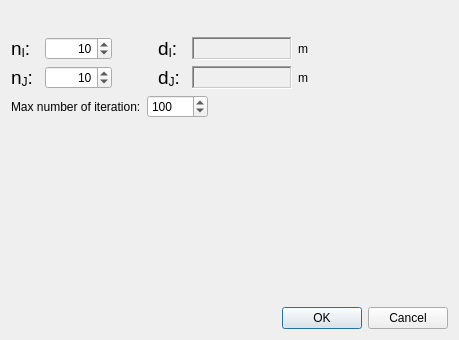
<?xml version="1.0" encoding="UTF-8"?>
<ui version="4.0">
 <class>GridCreatingConditionPoissonGridGenerateDialog</class>
 <widget class="QDialog" name="GridCreatingConditionPoissonGridGenerateDialog">
  <property name="geometry">
   <rect>
    <x>0</x>
    <y>0</y>
    <width>459</width>
    <height>340</height>
   </rect>
  </property>
  <property name="windowTitle">
   <string>Grid Creation</string>
  </property>
  <layout class="QVBoxLayout" name="verticalLayout">
   <item>
    <layout class="QHBoxLayout" name="horizontalLayout_6">
     <item>
      <widget class="QLabel" name="imageLabel">
       <property name="text">
        <string/>
       </property>
       <property name="pixmap">
        <pixmap resource="poisson.qrc">:/libs/gridcreatingcondition/poisson/images/imgGridCreationPoisson.png</pixmap>
       </property>
      </widget>
     </item>
     <item>
      <spacer name="horizontalSpacer_8">
       <property name="orientation">
        <enum>Qt::Horizontal</enum>
       </property>
       <property name="sizeHint" stdset="0">
        <size>
         <width>40</width>
         <height>20</height>
        </size>
       </property>
      </spacer>
     </item>
    </layout>
   </item>
   <item>
    <layout class="QHBoxLayout" name="horizontalLayout_7">
     <item>
      <layout class="QGridLayout" name="gridLayout">
       <item row="0" column="0">
        <widget class="QLabel" name="streamWisePointsLabel_4">
         <property name="text">
          <string notr="true">&lt;!DOCTYPE HTML PUBLIC &quot;-//W3C//DTD HTML 4.0//EN&quot; &quot;http://www.w3.org/TR/REC-html40/strict.dtd&quot;&gt;
&lt;html&gt;&lt;head&gt;&lt;meta name=&quot;qrichtext&quot; content=&quot;1&quot; /&gt;&lt;style type=&quot;text/css&quot;&gt;
p, li { white-space: pre-wrap; }
&lt;/style&gt;&lt;/head&gt;&lt;body style=&quot; font-family:'MS UI Gothic'; font-size:9pt; font-weight:400; font-style:normal;&quot;&gt;
&lt;p style=&quot; margin-top:0px; margin-bottom:0px; margin-left:0px; margin-right:0px; -qt-block-indent:0; text-indent:0px;&quot;&gt;&lt;span style=&quot; font-size:14pt;&quot;&gt;n&lt;/span&gt;&lt;span style=&quot; font-size:14pt; vertical-align:sub;&quot;&gt;I&lt;/span&gt;&lt;span style=&quot; font-size:14pt;&quot;&gt;: &lt;/span&gt;&lt;/p&gt;&lt;/body&gt;&lt;/html&gt;</string>
         </property>
        </widget>
       </item>
       <item row="0" column="1">
        <widget class="QSpinBox" name="nISpinBox">
         <property name="sizePolicy">
          <sizepolicy hsizetype="Preferred" vsizetype="Preferred">
           <horstretch>0</horstretch>
           <verstretch>0</verstretch>
          </sizepolicy>
         </property>
         <property name="alignment">
          <set>Qt::AlignRight|Qt::AlignTrailing|Qt::AlignVCenter</set>
         </property>
         <property name="minimum">
          <number>2</number>
         </property>
         <property name="maximum">
          <number>999999999</number>
         </property>
         <property name="singleStep">
          <number>1</number>
         </property>
         <property name="value">
          <number>10</number>
         </property>
        </widget>
       </item>
       <item row="0" column="2">
        <spacer name="horizontalSpacer_9">
         <property name="orientation">
          <enum>Qt::Horizontal</enum>
         </property>
         <property name="sizeHint" stdset="0">
          <size>
           <width>40</width>
           <height>20</height>
          </size>
         </property>
        </spacer>
       </item>
       <item row="0" column="3">
        <widget class="QLabel" name="streamWisePointsLabel_5">
         <property name="text">
          <string notr="true">&lt;!DOCTYPE HTML PUBLIC &quot;-//W3C//DTD HTML 4.0//EN&quot; &quot;http://www.w3.org/TR/REC-html40/strict.dtd&quot;&gt;
&lt;html&gt;&lt;head&gt;&lt;meta name=&quot;qrichtext&quot; content=&quot;1&quot; /&gt;&lt;style type=&quot;text/css&quot;&gt;
p, li { white-space: pre-wrap; }
&lt;/style&gt;&lt;/head&gt;&lt;body style=&quot; font-family:'MS UI Gothic'; font-size:9pt; font-weight:400; font-style:normal;&quot;&gt;
&lt;p style=&quot; margin-top:0px; margin-bottom:0px; margin-left:0px; margin-right:0px; -qt-block-indent:0; text-indent:0px;&quot;&gt;&lt;span style=&quot; font-size:14pt;&quot;&gt;d&lt;/span&gt;&lt;span style=&quot; font-size:14pt; vertical-align:sub;&quot;&gt;I&lt;/span&gt;&lt;span style=&quot; font-size:14pt;&quot;&gt;: &lt;/span&gt;&lt;/p&gt;&lt;/body&gt;&lt;/html&gt;</string>
         </property>
        </widget>
       </item>
       <item row="0" column="4">
        <widget class="QLabel" name="dIValue">
         <property name="minimumSize">
          <size>
           <width>100</width>
           <height>0</height>
          </size>
         </property>
         <property name="frameShape">
          <enum>QFrame::WinPanel</enum>
         </property>
         <property name="frameShadow">
          <enum>QFrame::Sunken</enum>
         </property>
         <property name="text">
          <string/>
         </property>
         <property name="margin">
          <number>2</number>
         </property>
        </widget>
       </item>
       <item row="0" column="5">
        <layout class="QHBoxLayout" name="horizontalLayout_8">
         <item>
          <widget class="QLabel" name="dIUnitLabel">
           <property name="text">
            <string>m</string>
           </property>
          </widget>
         </item>
         <item>
          <spacer name="horizontalSpacer_10">
           <property name="orientation">
            <enum>Qt::Horizontal</enum>
           </property>
           <property name="sizeHint" stdset="0">
            <size>
             <width>40</width>
             <height>20</height>
            </size>
           </property>
          </spacer>
         </item>
        </layout>
       </item>
       <item row="1" column="0">
        <widget class="QLabel" name="crossStreamPointsLabel_2">
         <property name="text">
          <string notr="true">&lt;!DOCTYPE HTML PUBLIC &quot;-//W3C//DTD HTML 4.0//EN&quot; &quot;http://www.w3.org/TR/REC-html40/strict.dtd&quot;&gt;
&lt;html&gt;&lt;head&gt;&lt;meta name=&quot;qrichtext&quot; content=&quot;1&quot; /&gt;&lt;style type=&quot;text/css&quot;&gt;
p, li { white-space: pre-wrap; }
&lt;/style&gt;&lt;/head&gt;&lt;body style=&quot; font-family:'MS UI Gothic'; font-size:9pt; font-weight:400; font-style:normal;&quot;&gt;
&lt;p style=&quot; margin-top:0px; margin-bottom:0px; margin-left:0px; margin-right:0px; -qt-block-indent:0; text-indent:0px;&quot;&gt;&lt;span style=&quot; font-size:14pt;&quot;&gt;n&lt;/span&gt;&lt;span style=&quot; font-size:14pt; vertical-align:sub;&quot;&gt;J&lt;/span&gt;&lt;span style=&quot; font-size:14pt;&quot;&gt;: &lt;/span&gt;&lt;/p&gt;&lt;/body&gt;&lt;/html&gt;</string>
         </property>
        </widget>
       </item>
       <item row="1" column="1">
        <widget class="QSpinBox" name="nJSpinBox">
         <property name="sizePolicy">
          <sizepolicy hsizetype="Preferred" vsizetype="Preferred">
           <horstretch>0</horstretch>
           <verstretch>0</verstretch>
          </sizepolicy>
         </property>
         <property name="alignment">
          <set>Qt::AlignRight|Qt::AlignTrailing|Qt::AlignVCenter</set>
         </property>
         <property name="minimum">
          <number>2</number>
         </property>
         <property name="maximum">
          <number>999999999</number>
         </property>
         <property name="singleStep">
          <number>2</number>
         </property>
         <property name="value">
          <number>10</number>
         </property>
        </widget>
       </item>
       <item row="1" column="2">
        <spacer name="horizontalSpacer_11">
         <property name="orientation">
          <enum>Qt::Horizontal</enum>
         </property>
         <property name="sizeHint" stdset="0">
          <size>
           <width>40</width>
           <height>20</height>
          </size>
         </property>
        </spacer>
       </item>
       <item row="1" column="3">
        <widget class="QLabel" name="streamWisePointsLabel_6">
         <property name="text">
          <string notr="true">&lt;!DOCTYPE HTML PUBLIC &quot;-//W3C//DTD HTML 4.0//EN&quot; &quot;http://www.w3.org/TR/REC-html40/strict.dtd&quot;&gt;
&lt;html&gt;&lt;head&gt;&lt;meta name=&quot;qrichtext&quot; content=&quot;1&quot; /&gt;&lt;style type=&quot;text/css&quot;&gt;
p, li { white-space: pre-wrap; }
&lt;/style&gt;&lt;/head&gt;&lt;body style=&quot; font-family:'MS UI Gothic'; font-size:9pt; font-weight:400; font-style:normal;&quot;&gt;
&lt;p style=&quot; margin-top:0px; margin-bottom:0px; margin-left:0px; margin-right:0px; -qt-block-indent:0; text-indent:0px;&quot;&gt;&lt;span style=&quot; font-size:14pt;&quot;&gt;d&lt;/span&gt;&lt;span style=&quot; font-size:14pt; vertical-align:sub;&quot;&gt;J&lt;/span&gt;&lt;span style=&quot; font-size:14pt;&quot;&gt;: &lt;/span&gt;&lt;/p&gt;&lt;/body&gt;&lt;/html&gt;</string>
         </property>
        </widget>
       </item>
       <item row="1" column="4">
        <widget class="QLabel" name="dJValue">
         <property name="minimumSize">
          <size>
           <width>100</width>
           <height>0</height>
          </size>
         </property>
         <property name="frameShape">
          <enum>QFrame::WinPanel</enum>
         </property>
         <property name="frameShadow">
          <enum>QFrame::Sunken</enum>
         </property>
         <property name="text">
          <string/>
         </property>
         <property name="margin">
          <number>2</number>
         </property>
        </widget>
       </item>
       <item row="1" column="5">
        <layout class="QHBoxLayout" name="horizontalLayout_9">
         <item>
          <widget class="QLabel" name="dJUnitLabel">
           <property name="text">
            <string>m</string>
           </property>
          </widget>
         </item>
         <item>
          <spacer name="horizontalSpacer_12">
           <property name="orientation">
            <enum>Qt::Horizontal</enum>
           </property>
           <property name="sizeHint" stdset="0">
            <size>
             <width>40</width>
             <height>20</height>
            </size>
           </property>
          </spacer>
         </item>
        </layout>
       </item>
      </layout>
     </item>
     <item>
      <spacer name="horizontalSpacer_14">
       <property name="orientation">
        <enum>Qt::Horizontal</enum>
       </property>
       <property name="sizeHint" stdset="0">
        <size>
         <width>40</width>
         <height>20</height>
        </size>
       </property>
      </spacer>
     </item>
    </layout>
   </item>
   <item>
    <layout class="QHBoxLayout" name="horizontalLayout">
     <item>
      <widget class="QLabel" name="maxIterLabel">
       <property name="text">
        <string>Max number of iteration:</string>
       </property>
      </widget>
     </item>
     <item>
      <widget class="QSpinBox" name="maxIterSpinBox">
       <property name="minimum">
        <number>1</number>
       </property>
       <property name="maximum">
        <number>10000</number>
       </property>
       <property name="value">
        <number>100</number>
       </property>
      </widget>
     </item>
     <item>
      <spacer name="horizontalSpacer">
       <property name="orientation">
        <enum>Qt::Horizontal</enum>
       </property>
       <property name="sizeHint" stdset="0">
        <size>
         <width>40</width>
         <height>20</height>
        </size>
       </property>
      </spacer>
     </item>
    </layout>
   </item>
   <item>
    <spacer name="verticalSpacer">
     <property name="orientation">
      <enum>Qt::Vertical</enum>
     </property>
     <property name="sizeHint" stdset="0">
      <size>
       <width>20</width>
       <height>1</height>
      </size>
     </property>
    </spacer>
   </item>
   <item>
    <widget class="QDialogButtonBox" name="buttonBox">
     <property name="orientation">
      <enum>Qt::Horizontal</enum>
     </property>
     <property name="standardButtons">
      <set>QDialogButtonBox::Cancel|QDialogButtonBox::Ok</set>
     </property>
    </widget>
   </item>
  </layout>
 </widget>
 <resources>
  <include location="poisson.qrc"/>
 </resources>
 <connections>
  <connection>
   <sender>buttonBox</sender>
   <signal>accepted()</signal>
   <receiver>GridCreatingConditionPoissonGridGenerateDialog</receiver>
   <slot>accept()</slot>
   <hints>
    <hint type="sourcelabel">
     <x>248</x>
     <y>254</y>
    </hint>
    <hint type="destinationlabel">
     <x>157</x>
     <y>274</y>
    </hint>
   </hints>
  </connection>
  <connection>
   <sender>buttonBox</sender>
   <signal>rejected()</signal>
   <receiver>GridCreatingConditionPoissonGridGenerateDialog</receiver>
   <slot>reject()</slot>
   <hints>
    <hint type="sourcelabel">
     <x>316</x>
     <y>260</y>
    </hint>
    <hint type="destinationlabel">
     <x>286</x>
     <y>274</y>
    </hint>
   </hints>
  </connection>
 </connections>
</ui>
